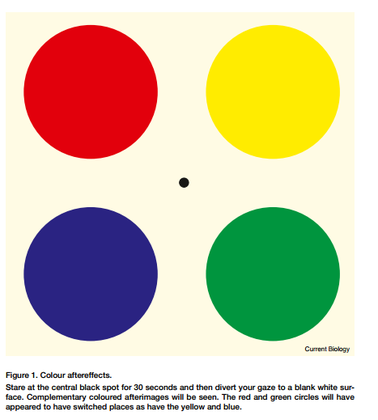
%> input picture Image/color.png, 378 x 420 px, shrunk from 467 x 519 before the run
$ octave blue_identification.m   (GNU Octave 9; MATLAB toolbox functions it lacks are replaced by stand-ins)
%> lines starting %> are read from the running program, lines starting %| are printed output that depends on the picture; in (x1, y1, x2, y2) boxes, pixels count from 0 and x2, y2 are one past the last pixel; in counts of white or black regions, pixels touching at a corner belong together; the program's own positions count from 1
clear all;
close all;
a = imread('./Image/color.png');
%> a is the input picture: size 420x378x3 uint8; mean R, G, B 207, 196.3, 167.9
imshow(a);
% tach anh mau thanh 3 ma tran mau RGB
R = a(:,:,1);
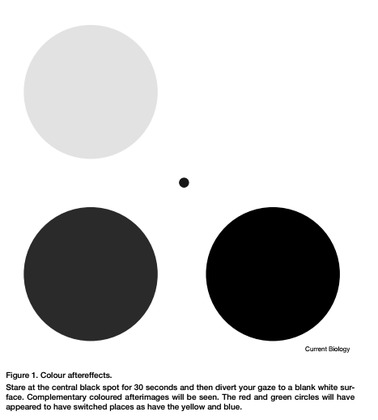
%> R: size 420x378 uint8; min 0, max 255, mean 207
G = a(:,:,2);
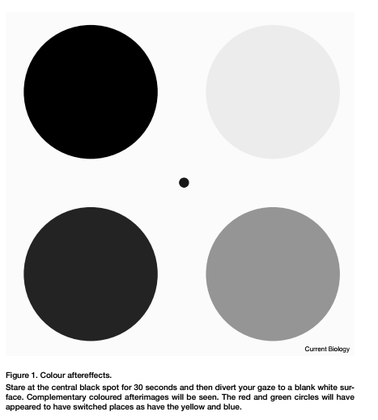
%> G: size 420x378 uint8; min 0, max 255, mean 196.3
B = a(:,:,3);
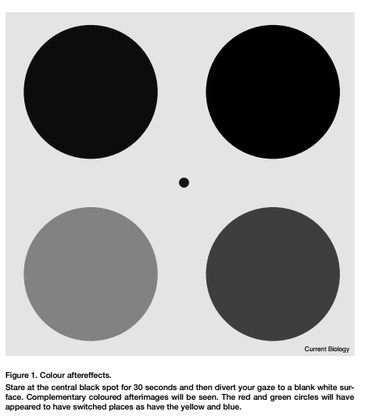
%> B: size 420x378 uint8; min 0, max 255, mean 167.9
% phan nguong theo muc xam o 3 kenh mau de giu lai phan mau can nhan dang
[m,n] = size(R);
%> m = 420; n = 378
for i = 1:m
    for j = 1:n
        if ((G(i,j) <40)&&(R(i,j) < 45)&&(B(i,j) > 120))%chon nguong cho mau xanh
            b(i,j) = 1;
        else
            b(i,j) = 0;
        end
    end
end
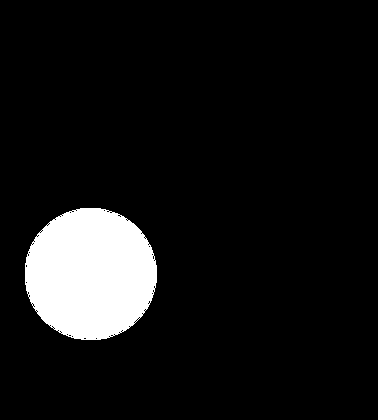
%> b: size 420x378 double; values 0 (black) and 1 (white), 8.6% white; 1 white region, box (x1, y1, x2, y2) and area: (25, 208, 157, 340) 13714
figure, imshow(b);
% dung phuong phap xoi mon de loai bo nhieu
se = strel('disk',3);
c = imerode(b,se);
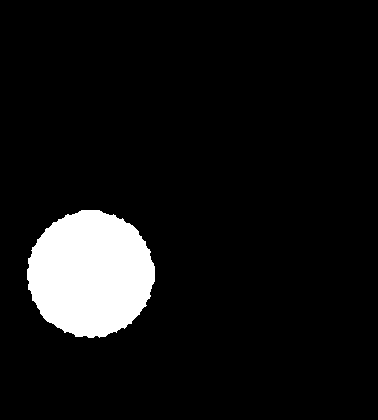
%> c: size 420x378 double; values 0 (black) and 1 (white), 7.9% white; 1 white region, box (x1, y1, x2, y2) and area: (27, 210, 155, 338) 12578
figure, imshow(c);
